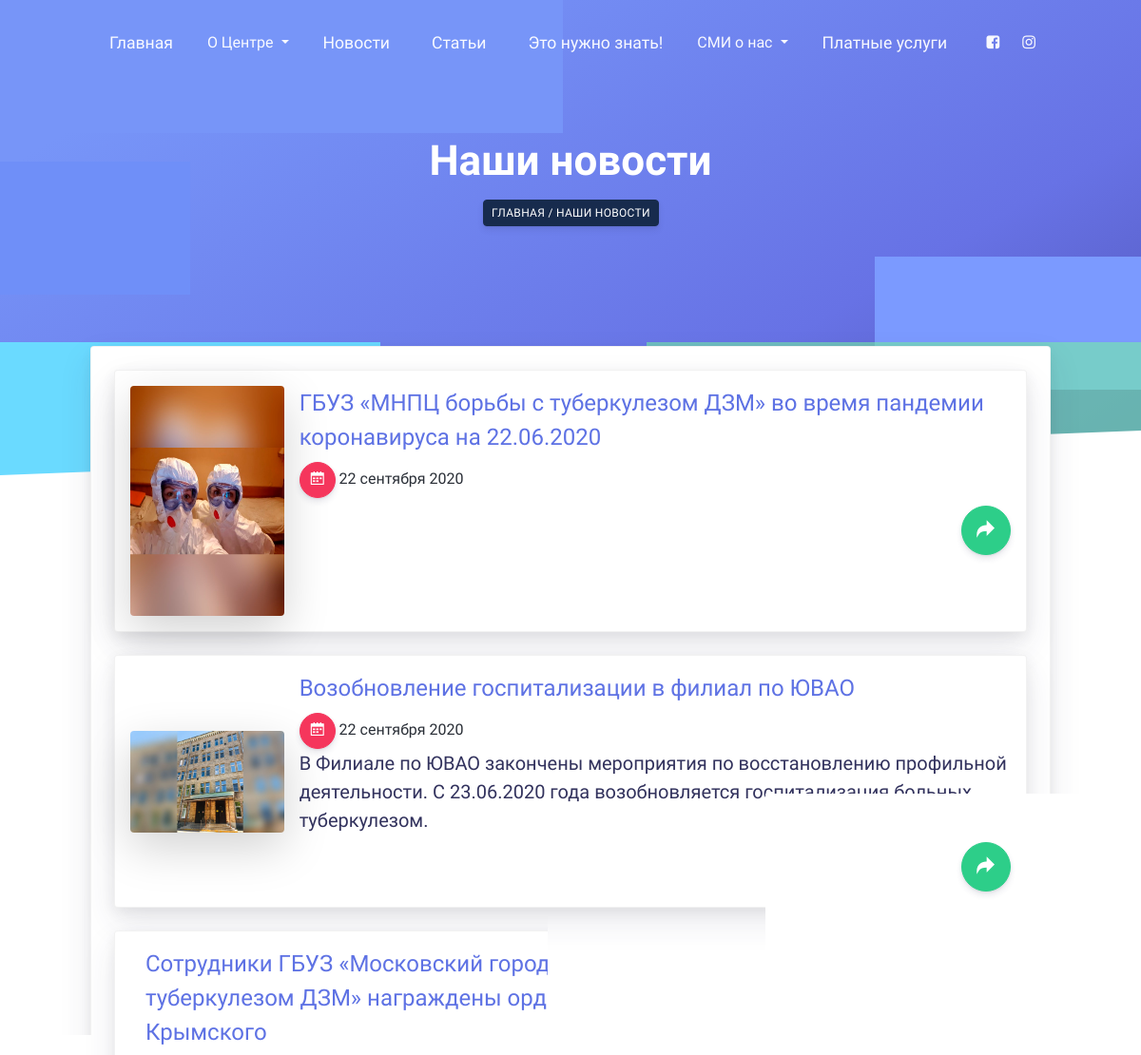
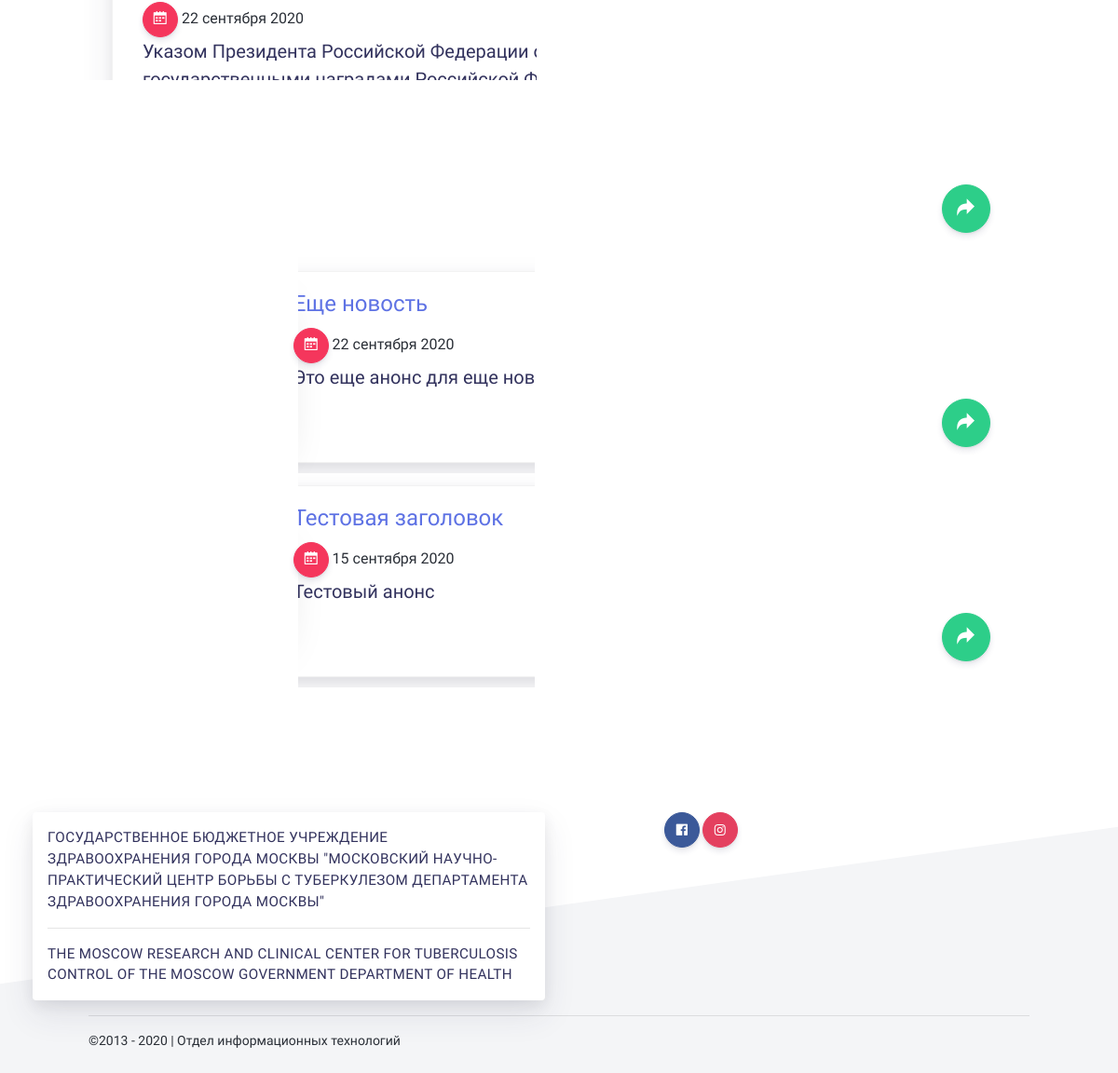
Page /news/ on the committed database (2 pictures, top to bottom).
### news/models.py (models this page shows, shortened)
class GalleryNews(models.Model):
    image = models.ImageField(upload_to='photos/%Y/%m/%d/', verbose_name='Фото', blank=True)
    product = models.ForeignKey(News, on_delete=models.CASCADE, related_name='images')
    in_the_title = models.BooleanField(default=False, verbose_name='Заголовок')

class News(models.Model):
    title = models.CharField(max_length=150, verbose_name='Наименование')
    anons = models.TextField(blank=True, verbose_name='Анонс')
    content = RichTextUploadingField(blank=True, verbose_name='Контент')
    created_at = models.DateTimeField(auto_now_add=True, verbose_name='Дата публикации')
    is_published = models.BooleanField(default=True, verbose_name='Опубликовать')
    def get_absolute_url(self):
        return reverse('view_news', kwargs={"news_id": self.pk})
    class Meta:
        verbose_name = 'Новость'
        verbose_name_plural = 'Новости'
        ordering = ['-created_at']

### news/views.py (the view)
def index(request):
    news = News.objects.all()
    image = GalleryNews.objects.filter(in_the_title=1)
    context = {
        'news': news,
        'image': image,
        'title': 'Наши новости',
    }
    return render(request, 'news/index.html', context=context)

### news/templates/news/index.html (shortened to what this page needs)
{% extends 'base.html' %}
{% block content %}
{% include 'inc/_headlist.html' %}
       <section class="section">
      <div class="container">
        <div class="card card-profile shadow mt--200">
          <div class="px-4">
              {% for i in news %}
                   <div class="card shadow card-lift--hover posts-blk mt-4 p-3">
                        <div class="d-md-flex">
                            <div class="img-title d-md-flex align-items-center justify-content-center">
                                {% for j in image %}
                                    {% if j.product_id == i.id %}
                                      <img alt="" src="{{ j.image.url }}" class="img-fluid rounded shadow-lg" width="200px">
                                    {% endif %}
                                {% endfor %}
                            </div>
                            <div class="ml-3 w-100">
                                <h4 class="text-primary">{{ i.title }}</h4>
                                <div class="date">
                                    <button class="btn btn-danger btn-icon-only rounded-circle" type="button">
                                        <span class="btn-inner--icon"><i class="ni ni-calendar-grid-58"></i></span>
                                    </button>
                                        <span class="btn-inner--text">{{ i.created_at|date:"d E Y" }}</span>
                                </div>
                                <h5>{{ i.anons }}</h5>
                                    <div class="text-right">
                                        <a href="{{ i.get_absolute_url }}">
                                          <button class="btn btn-lg btn-success btn-icon-only rounded-circle" type="button">
                                            <span class="btn-inner--icon"><i class="ni ni-curved-next"></i></span>
                                          </button>
                                        </a>
                                    </div>
                            </div>
                        </div>
                   </div>
               {% endfor %}
            </div>
          </div>
        </div>
    </section>
{% endblock %}

### rows in the picture
News: title "ГБУЗ «МНПЦ борьбы с туберкулезом ДЗМ» во время пандемии коронавируса на 22.06.2020", created_at "22 сентября 2020"
GalleryNews: image (picture)
News: title "Возобновление госпитализации в филиал по ЮВАО", created_at "22 сентября 2020", anons "В Филиале по ЮВАО закончены мероприятия по восстановлению профильной деятельности. С 23.06.2020 года возобновляется госпитализация больных туберкулезом."
GalleryNews: image (picture)
News: title "Сотрудники ГБУЗ «Московский городской научно-практический центр борьбы с туберкулезом ДЗМ» награждены орденом Пирогова и медалью Луки Крымского", created_at "22 сентября 2020", anons "Указом Президента Российской Федерации от 21.06.2020 № 407 «О награждении государственными наградами Российской Федерации» В.В. Путин наградил работников российских медицинских и научных учреждений за большой вклад в борьбу с коронавирусной инфекцией, самоотверженность и профессионализм, проявленные при исполнении профессионального долга, орденом Пирогова и медалью Луки Крымского."
News: title "Еще новость", created_at "22 сентября 2020", anons "Это еще анонс для еще новости"
GalleryNews: image (picture)
News: title "Тестовая заголовок", created_at "15 сентября 2020", anons "Тестовый анонс"
GalleryNews: image (picture)

### other values in the picture
{{ title }} "Наши новости"
{{ title }} "НАШИ НОВОСТИ"
